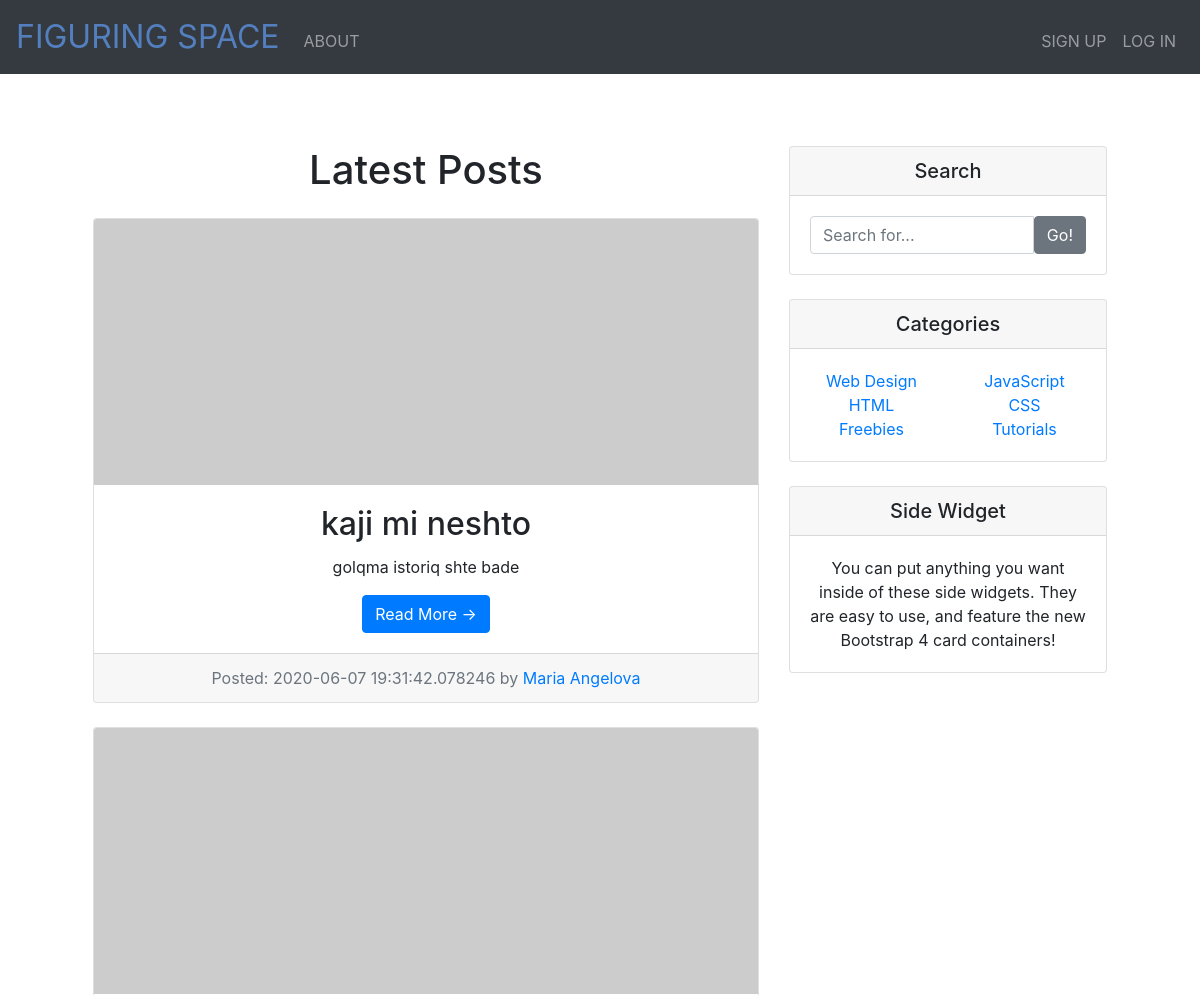
Before: / (upper part) with the older database file.
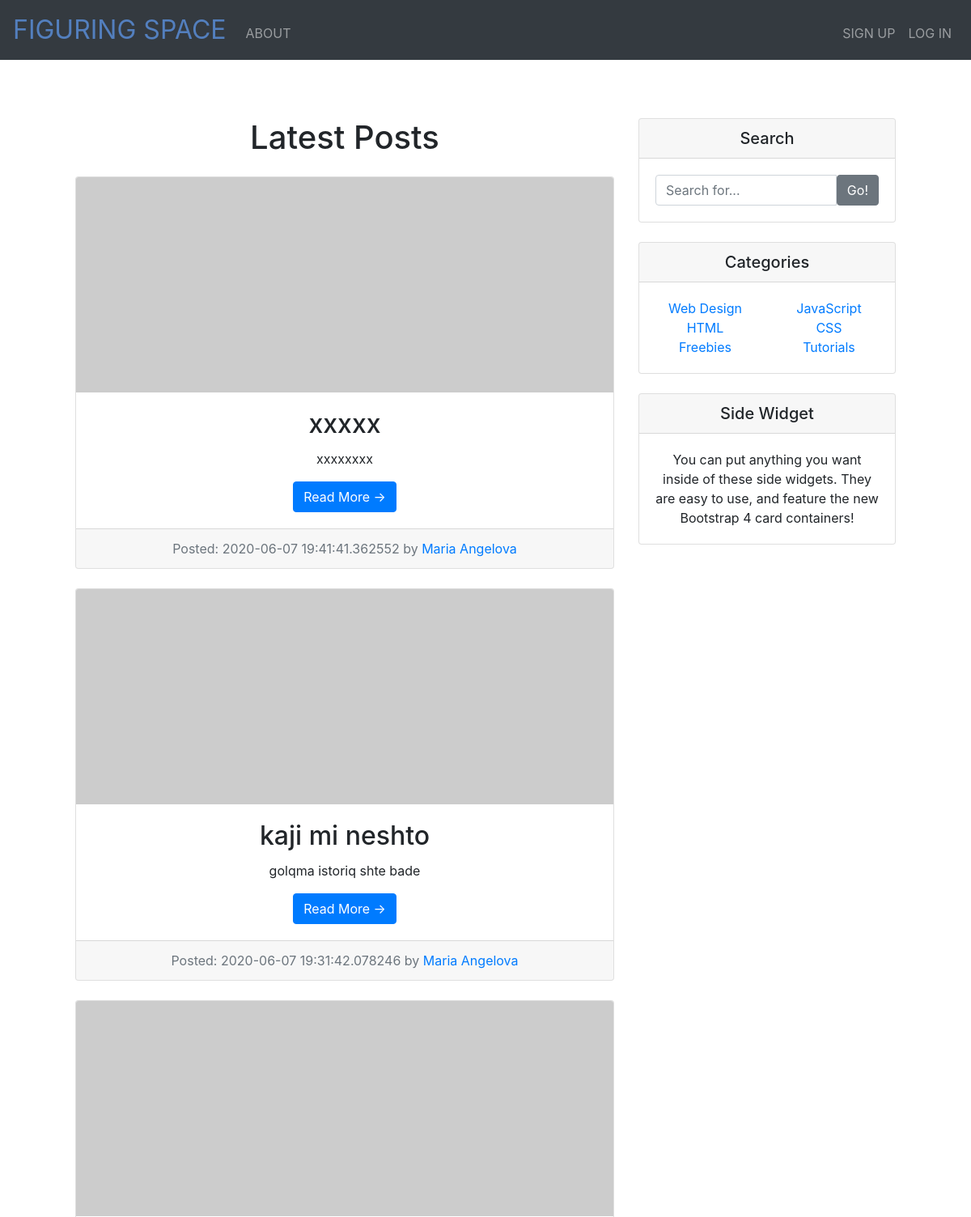
After: the same page with the newer database file.
### app.py (models this page shows)
class Post(db.Model):
    id = db.Column(db.Integer, primary_key=True)
    title = db.Column(db.String(50))
    subtitle = db.Column(db.String(50))
    date_posted = db.Column(db.DateTime)
    content = db.Column(db.Text)
    author = db.Column(db.Integer, db.ForeignKey("user.id"))

class User(db.Model):
    id = db.Column(db.Integer, primary_key=True)
    first_name = db.Column(db.String(50))
    last_name = db.Column(db.String(50))
    email = db.Column(db.String(50))
    password = db.Column(db.String(20))
    registered = db.Column(db.DateTime)
    posts = db.relationship("Post", backref='user')

### app.py (the view)
@app.route("/")
def index():
    posts = Post.query.join(User).order_by(desc(Post.date_posted)).all()
    return render_template("index.html", posts=posts)

### app.py (called while the page is built)
@app.after_request
def after_request(response):
    response.headers["Cache-Control"] = "no-cache, no-store, must-revalidate"
    response.headers["Expires"] = 0
    response.headers["Pragma"] = "no-cache"
    return response

### templates/index.html (shortened to what this page needs)
{% extends "layout.html" %} {% block main %}
<div class="container">
  <div class="row">
    <div class="col-md-8">
      <h1 class="my-4">
        Latest Posts
      </h1>
      {%for post in posts%}
      <div class="card mb-4">
        <img
          class="card-img-top"
          src="http://placehold.it/750x300"
          alt="Card image cap"
        />
        <div class="card-body">
          <h2 class="card-title">{{post.title}}</h2>
          <p class="card-text">
            {{post.content}}
          </p>
          <a href="/post/{{post.id}}" class="btn btn-primary"
            >Read More &rarr;</a
          >
        </div>
        <div class="card-footer text-muted">
          Posted: {{post.date_posted}} by
          <a href="#">{{post.user.first_name}} {{post.user.last_name}}</a>
        </div>
      </div>
      {%endfor%}
    </div>
    <div class="col-md-4">
      <div class="card my-4">
        <h5 class="card-header">Search</h5>
        <div class="card-body">
          <div class="input-group">
            <input
              type="text"
              class="form-control"
              placeholder="Search for..."
            />
            <span class="input-group-btn">
              <button class="btn btn-secondary" type="button">Go!</button>
            </span>
          </div>
        </div>
      </div>
      <div class="card my-4">
        <h5 class="card-header">Categories</h5>
        <div class="card-body">
          <div class="row">
            <div class="col-lg-6">
              <ul class="list-unstyled mb-0">
                <li>
                  <a href="#">Web Design</a>
                </li>
                <li>
                  <a href="#">HTML</a>
                </li>
                <li>
                  <a href="#">Freebies</a>
                </li>
              </ul>
            </div>
            <div class="col-lg-6">
              <ul class="list-unstyled mb-0">
                <li>
                  <a href="#">JavaScript</a>
                </li>
                <li>
                  <a href="#">CSS</a>
                </li>
                <li>
                  <a href="#">Tutorials</a>
                </li>
              </ul>
            </div>
          </div>
        </div>
      </div>
      <div class="card my-4">
        <h5 class="card-header">Side Widget</h5>
        <div class="card-body">
          You can put anything you want inside of these side widgets. They are
          easy to use, and feature the new Bootstrap 4 card containers!
        </div>
      </div>
    </div>
  </div>
</div>
{% endblock %}

### templates/layout.html (shortened to what this page needs)
<!DOCTYPE html>
<html lang="en">
  <head>
    <link
      href="https://maxcdn.bootstrapcdn.com/bootstrap/4.1.3/css/bootstrap.min.css"
      rel="stylesheet"
    />
    <link href="./static/style.css" rel="stylesheet" />
  </head>
  <body>
    <nav class="navbar navbar-expand-md navbar-dark bg-dark">
      <a class="navbar-brand" href="/"
        ><span class="blue">FIGURING SPACE</span></a
      >
      <div class="collapse navbar-collapse" id="navbar">
        {% if session.user_id %}
        <ul class="navbar-nav mr-auto mt-2">
          <li class="nav-item"><a class="nav-link" href="/about">ABOUT</a></li>
          <li class="nav-item">
            <a class="nav-link" href="/posts">POSTS</a>
          </li>
        </ul>
        <ul class="navbar-nav ml-auto mt-2">
          <li class="nav-item">
            <a class="nav-link" href="/add-post">ADD A POST</a>
          </li>
          <li class="nav-item">
            <a class="nav-link" href="/myaccount">MY ACCOUNT</a>
          </li>
          <li class="nav-item">
            <a class="nav-link" href="/logout">LOG OUT</a>
          </li>
        </ul>
        {% else %}
        <ul class="navbar-nav mr-auto mt-2">
          <li class="nav-item"><a class="nav-link" href="/about">ABOUT</a></li>
        </ul>
        <ul class="navbar-nav ml-auto mt-2">
          <li class="nav-item">
            <a class="nav-link" href="/register">SIGN UP</a>
          </li>
          <li class="nav-item"><a class="nav-link" href="/login">LOG IN</a></li>
        </ul>
        {% endif %}
      </div>
    </nav>
    <main class="container p-5">
      {% block main %}{% endblock %}
    </main>
  </body>
</html>

### static/style.css (style rules this page uses)
nav .navbar-brand { font-size: xx-large; }
ul { display: inline-block; }
nav .navbar-brand .blue { color: #537fbe; }
main .form-control { display: inline-block; width: auto; }
main { overflow-x: auto; text-align: center; }
main img { max-width: 100%; }

Changed rows visible on the page:
added Post: title "xxxxx", content "xxxxxxxx", date_posted "2020-06-07 19:41:41.362552", user.first_name "Maria", user.last_name "Angelova"
